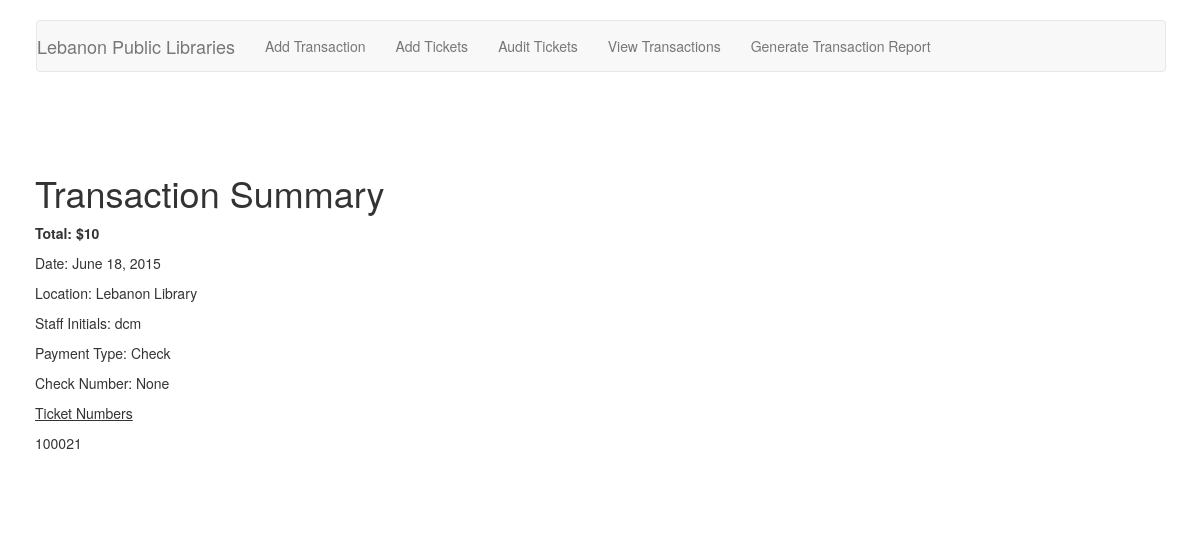
The app's page /transactions/detail/33/ with its own data.
### ticket_app/models.py (models this page shows, shortened)
class Transactions(models.Model):
    class Meta:
        verbose_name_plural = "Transactions"
        ordering = ["-date"]
    date = models.DateField(auto_now_add=True)
    location = models.ForeignKey(Locations)
    payment_type = models.ForeignKey(PaymentTypes)
    check_number = models.PositiveIntegerField(null=True, blank=True)
    reported = models.BooleanField(default=False)
    staff_initials = models.CharField(max_length=4)
    report = models.ForeignKey('Report', blank=True, null=True)
    def total(self):
        tickets = Tickets_Transactions.objects.filter(transactions=self.id)
        total = 0
        for ticket in tickets:
            total += ticket.ticket.value
        return total

class Tickets_Transactions(models.Model):
    class Meta:
        verbose_name_plural = "Tickets and Transactions"
    ticket = models.OneToOneField(Tickets, unique=True)
    transactions = models.ForeignKey(Transactions)

class Tickets(models.Model):
    class Meta:
        verbose_name_plural = "Tickets"
    value = models.PositiveIntegerField(default=10)
    ticket_number = models.PositiveIntegerField(unique=True)
    date_entered = models.DateField(auto_now_add=True)
    sold = models.BooleanField(default=False)
    date_sold = models.DateField(blank=True, null=True)
    location = models.ForeignKey(Locations)
    def __unicode__(self):
        return str(self.ticket_number)

class Locations(models.Model):
    class Meta:
        verbose_name_plural = "Locations"
    name = models.CharField(max_length=255, unique=True)
    def __unicode__(self):
        return self.name

class PaymentTypes(models.Model):
    class Meta:
        verbose_name_plural = "Payment Types"
    type = models.CharField(max_length=255, unique=True)
    def __unicode__(self):
        return self.type

### ticket_app/views.py (the view)
# urls.py: url(r'^detail/(?P<pk>\d+)/?$', views.TransactionDetail.as_view(), name="Transaction Detail"),
class TransactionDetail(generic.DetailView):
    model = Transactions
    context_object_name = "transaction"
    template_name = "ticket_app/transaction_detail.html"
    def get_context_data(self, **kwargs):
        context = super(TransactionDetail, self).get_context_data(**kwargs)
        context['transaction_tickets'] = Tickets_Transactions.objects.filter(transactions=context['transaction'].id)
        return context

### ticket_app/templates/ticket_app/transaction_detail.html
{% include "ticket_app/header.html" %}
<h1>Transaction Summary</h1>
<p><strong>Total: ${{ object.total }}</strong></p>
<p>Date: {{ object.date | date }}</p>
<p>Location: {{ object.location }}</p>
<p>Staff Initials: {{object.staff_initials }}</p>
<p>Payment Type: {{object.payment_type }}</p>
<p>Check Number: {{ object.check_number }}</p>
<p><u>Ticket Numbers</u></p>
{% for ticket in transaction_tickets %}
<p>{{ ticket.ticket }}</p>
{% endfor %}
{% include "ticket_app/footer.html" %}

### records on screen
Transactions: total "10", date "June 18, 2015", location "Lebanon Library", staff_initials "dcm", payment_type "Check", check_number "None"
Tickets_Transactions: ticket "100021"
